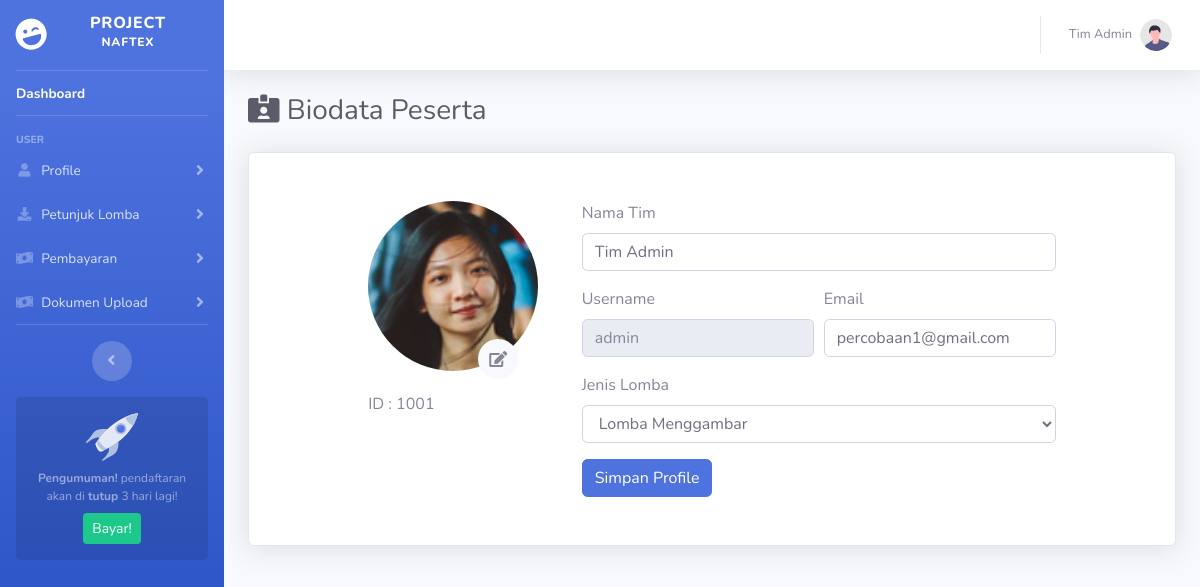
The app's page /dashboard/bioTim.php (signed in) with its own data.
### tables this page shows
CREATE TABLE `user` (
  `id_user` int(11) NOT NULL,
  `username` varchar(50) NOT NULL,
  `password` varchar(50) NOT NULL,
  `nama` varchar(50) NOT NULL,
  `email` varchar(50) NOT NULL,
  `level` varchar(50) NOT NULL,
  `foto` varchar(50) NOT NULL,
  `id_lomba` int(11) NOT NULL
);

CREATE TABLE `data_lomba` (
  `id_lomba` int(11) NOT NULL,
  `nama` varchar(50) NOT NULL,
  `deskripsi1` varchar(50) NOT NULL,
  `deskripsi2` varchar(50) NOT NULL
);

### dashboard/include/session.php (called while the page is built, shortened)
<?php
	if (isset($_SESSION['id_user'])) {
		$id_user = $_SESSION['id_user'];
		$query_n = mysqli_query($koneksi, "SELECT `nama` FROM `user` WHERE `id_user`='$id_user'");
	    while($data_n = mysqli_fetch_row($query_n)){
	      $nama = $data_n[0];
	    }
	}
?>

### dashboard/bioTim.php (the view, shortened to what this page needs)
<?php
    include('../koneksi/koneksi.php');
    include('include/session.php');
?>
<!DOCTYPE html>
<html lang="en">
<head>
    <?php include "include/head.php" ?>
</head>
<body id="page-top">
    <div id="wrapper">
        <?php include "include/sidebar.php" ?>
        <div id="content-wrapper" class="d-flex flex-column">
            <div id="content">
                <?php include "include/navbar.php" ?>
                <div class="container-fluid">
                    <h1 class="h3 mb-4 text-gray-800"><i class="fas fa-id-card-alt"></i> Biodata Peserta</h1>
                    <div class="container mt-2 card shadow p-5">
                        <div class="row justify-content-center">
                            <?php
                                $sql_d = "SELECT `nama`,`username`,`email`,`id_lomba`,`foto` FROM `user` WHERE `id_user`='$id_user'";
                                $query_d = mysqli_query($koneksi,$sql_d);
                                while ($data_d = mysqli_fetch_row($query_d)) {
                                    $nama       = $data_d[0];
                                    $username   = $data_d[1];
                                    $email      = $data_d[2];
                                    $id_lomba   = $data_d[3];
                                    $foto       = $data_d[4];
                                }
                            ?>
                            <div class="col-md-3">
                                <?php
                                    if (!empty($foto)) { ?>
                                        <img src="assets/img/foto/<?= $foto ?>" class="rounded-circle" alt="foto-profile" width="170px">
                                    <?php } else { ?>
                                        <img src="assets/img/undraw_profile.svg" alt="foto-profile" width="170px">
                                    <?php }
                                ?>
                                <a href="#" data-toggle="modal" data-target="#editFoto" class="btn btn-circle bg-light" style="margin: -50px 0 0 110px; position: relative; z-index: 1;"><i class="fas fa-edit "></i></a>
                                <h6 class="h6"> ID : <?= "100".$id_user ?></h6>
                            </div>
                            <div class="col-md-7">
                                <form method="post">
                                    <div class="form-group">
                                        <label for="nama">Nama Tim</label>
                                        <input type="text" name="nama" class="form-control" id="inputnama" value="<?= $nama ?>">
                                    </div>
                                    <div class="form-row">
                                        <div class="form-group col-md-6">
                                            <label for="username">Username</label>
                                            <input type="text" class="form-control" id="username" placeholder="<?= $username ?>" disabled>
                                        </div>
                                        <div class="form-group col-md-6">
                                            <label for="email">Email</label>
                                            <input type="text" name="email" class="form-control" id="email" value="<?= $email ?>">
                                        </div>
                                    </div>
                                    <div class="form-group">
                                        <label for="id_lomba">Jenis Lomba</label>
                                        <select class="form-control" id="id_lomba" name="id_lomba">
                                            <?php
                                                $sql_l = "SELECT `id_lomba`,`nama` FROM `data_lomba` ORDER BY `nama`";
                                                $query_l = mysqli_query($koneksi,$sql_l);
                                                while ($data_l = mysqli_fetch_row($query_l)) {
                                                    $id_l   = $data_l[0];
                                                    $nama_l = $data_l[1];
                                                ?>
                                                <option value="<?= $id_l ?>" <?php if($id_l==$id_lomba){echo "selected";} ?>><?= $nama_l ?></option>
                                                <?php }
                                            ?>
                                        </select>
                                    </div>
                                    <button type="submit" name="submit" class="btn btn-primary">Simpan Profile</button>
                                </form>
                            </div>
                        </div>
                    </div>
                </div>
            </div>
        </div>
    </div>
</body>
</html>

### dashboard/include/navbar.php (shortened to what this page needs)
<nav class="navbar navbar-expand navbar-light bg-white topbar mb-4 static-top shadow">
    <ul class="navbar-nav ml-auto">
        <li class="nav-item dropdown no-arrow">
            <a class="nav-link dropdown-toggle" href="#" id="userDropdown" role="button" data-toggle="dropdown" aria-haspopup="true" aria-expanded="false">
                <span class="mr-2 d-none d-lg-inline text-gray-600 small"><?= $nama ?></span>
                <img class="img-profile rounded-circle" src="assets/img/undraw_profile.svg" />
            </a>
        </li>
    </ul>
</nav>

### dashboard/include/head.php (style rules this page uses)
.nav-item .nav-link { padding-top: 10px !important; padding-bottom: 10px !important }

### records on screen
user: nama "Tim Admin", foto (picture), username "admin", email "percobaan1@gmail.com", id_lomba "Lomba Menggambar"

### other values on screen
$id_user "1"
